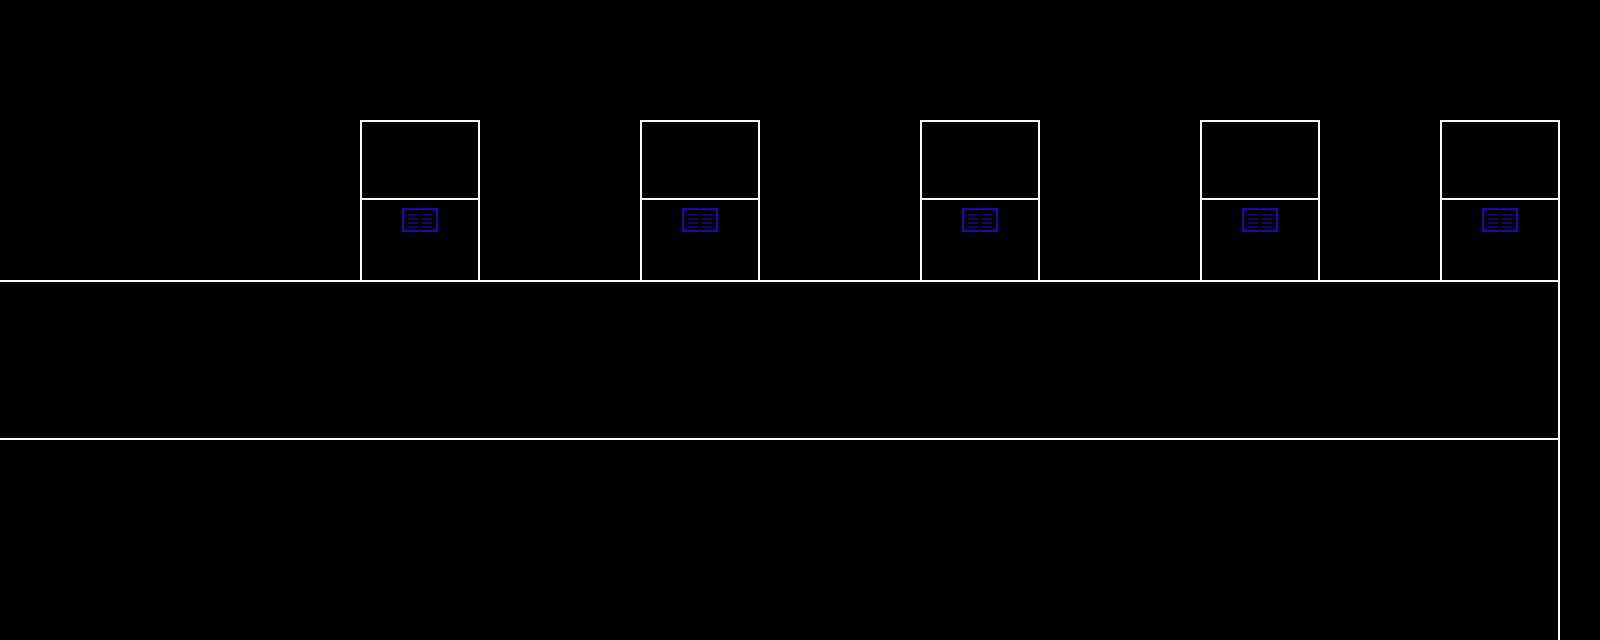

A level layout from a 2D game, rendered from its tile map. Below: a short description, then the map file with its tile-grid data intact:
An orthogonal 40x16 tile map with 40x40 px tiles, 2 tile layers (Tile Layer 1, Tile Layer 2), 2 tilesets and 19 objects (5x interactable, 4x forcefield, 4x toggle, transition, entry, ...).

<map version="1.9" tiledversion="1.9.0" orientation="orthogonal" renderorder="right-down" width="40" height="16" tilewidth="40" tileheight="40" infinite="0" nextlayerid="8" nextobjectid="20">
 <editorsettings>
  <export target="data.lua" format="lua" />
 </editorsettings>
 <properties>
  <property name="border" value="simple" />
  <property name="music" value="deltarune/wind_highplace" />
 </properties>
 <tileset firstgid="1" source="../../../../../../tilesets/thoughts.tsx" />
 <tileset firstgid="10" source="../../../../../../tilesets/devroom.tsx" />
 <objectgroup id="2" name="objects_bg" />
 <layer id="1" name="Tile Layer 1" width="40" height="16">
  <data encoding="csv">
0,0,0,0,0,0,0,0,0,0,0,0,0,0,0,0,0,0,0,0,0,0,0,0,0,0,0,0,0,0,0,0,0,0,0,0,0,0,0,0,
0,0,0,0,0,0,0,0,0,0,0,0,0,0,0,0,0,0,0,0,0,0,0,0,0,0,0,0,0,0,0,0,0,0,0,0,0,0,0,0,
0,0,0,0,0,0,0,0,0,0,0,0,0,0,0,0,0,0,0,0,0,0,0,0,0,0,0,0,0,0,0,0,0,0,0,0,0,0,0,0,
0,0,0,0,0,0,0,0,0,1,2,3,0,0,0,0,1,2,3,0,0,0,0,1,2,3,0,0,0,0,1,2,3,0,0,0,1,2,3,0,
0,0,0,0,0,0,0,0,0,7,8,9,0,0,0,0,7,8,9,0,0,0,0,7,8,9,0,0,0,0,7,8,9,0,0,0,7,8,9,0,
0,0,0,0,0,0,0,0,0,4,5,6,0,0,0,0,4,5,6,0,0,0,0,4,5,6,0,0,0,0,4,5,6,0,0,0,4,5,6,0,
0,0,0,0,0,0,0,0,0,4,5,6,0,0,0,0,4,5,6,0,0,0,0,4,5,6,0,0,0,0,4,5,6,0,0,0,4,5,6,0,
2,2,2,2,2,2,2,2,2,2,2,2,2,2,2,2,2,2,2,2,2,2,2,2,2,2,2,2,2,2,2,2,2,2,2,2,2,2,3,0,
5,5,5,5,5,5,5,5,5,5,5,5,5,5,5,5,5,5,5,5,5,5,5,5,5,5,5,5,5,5,5,5,5,5,5,5,5,5,6,0,
5,5,5,5,5,5,5,5,5,5,5,5,5,5,5,5,5,5,5,5,5,5,5,5,5,5,5,5,5,5,5,5,5,5,5,5,5,5,6,0,
8,8,8,8,8,8,8,8,8,8,8,8,8,8,8,8,8,8,8,8,8,8,8,8,8,8,8,8,8,8,8,8,8,8,8,8,8,8,9,0,
5,5,5,5,5,5,5,5,5,5,5,5,5,5,5,5,5,5,5,5,5,5,5,5,5,5,5,5,5,5,5,5,5,5,5,5,5,5,6,0,
5,5,5,5,5,5,5,5,5,5,5,5,5,5,5,5,5,5,5,5,5,5,5,5,5,5,5,5,5,5,5,5,5,5,5,5,5,5,6,0,
5,5,5,5,5,5,5,5,5,5,5,5,5,5,5,5,5,5,5,5,5,5,5,5,5,5,5,5,5,5,5,5,5,5,5,5,5,5,6,0,
5,5,5,5,5,5,5,5,5,5,5,5,5,5,5,5,5,5,5,5,5,5,5,5,5,5,5,5,5,5,5,5,5,5,5,5,5,5,6,0,
5,5,5,5,5,5,5,5,5,5,5,5,5,5,5,5,5,5,5,5,5,5,5,5,5,5,5,5,5,5,5,5,5,5,5,5,5,5,6,0
</data>
 </layer>
 <layer id="3" name="Tile Layer 2" width="40" height="16">
  <data encoding="csv">
0,0,0,0,0,0,0,0,0,0,0,0,0,0,0,0,0,0,0,0,0,0,0,0,0,0,0,0,0,0,0,0,0,0,0,0,0,0,0,0,
0,0,0,0,0,0,0,0,0,0,0,0,0,0,0,0,0,0,0,0,0,0,0,0,0,0,0,0,0,0,0,0,0,0,0,0,0,0,0,0,
0,0,0,0,0,0,0,0,0,0,0,0,0,0,0,0,0,0,0,0,0,0,0,0,0,0,0,0,0,0,0,0,0,0,0,0,0,0,0,0,
0,0,0,0,0,0,0,0,0,0,0,0,0,0,0,0,0,0,0,0,0,0,0,0,0,0,0,0,0,0,0,0,0,0,0,0,0,0,0,0,
0,0,0,0,0,0,0,0,0,0,0,0,0,0,0,0,0,0,0,0,0,0,0,0,0,0,0,0,0,0,0,0,0,0,0,0,0,0,0,0,
0,0,0,0,0,0,0,0,0,0,37,0,0,0,0,0,0,37,0,0,0,0,0,0,37,0,0,0,0,0,0,37,0,0,0,0,0,37,0,0,
0,0,0,0,0,0,0,0,0,0,0,0,0,0,0,0,0,0,0,0,0,0,0,0,0,0,0,0,0,0,0,0,0,0,0,0,0,0,0,0,
0,0,0,0,0,0,0,0,0,0,0,0,0,0,0,0,0,0,0,0,0,0,0,0,0,0,0,0,0,0,0,0,0,0,0,0,0,0,0,0,
0,0,0,0,0,0,0,0,0,0,0,0,0,0,0,0,0,0,0,0,0,0,0,0,0,0,0,0,0,0,0,0,0,0,0,0,0,0,0,0,
0,0,0,0,0,0,0,0,0,0,0,0,0,0,0,0,0,0,0,0,0,0,0,0,0,0,0,0,0,0,0,0,0,0,0,0,0,0,0,0,
0,0,0,0,0,0,0,0,0,0,0,0,0,0,0,0,0,0,0,0,0,0,0,0,0,0,0,0,0,0,0,0,0,0,0,0,0,0,0,0,
0,0,0,0,0,0,0,0,0,0,0,0,0,0,0,0,0,0,0,0,0,0,0,0,0,0,0,0,0,0,0,0,0,0,0,0,0,0,0,0,
0,0,0,0,0,0,0,0,0,0,0,0,0,0,0,0,0,0,0,0,0,0,0,0,0,0,0,0,0,0,0,0,0,0,0,0,0,0,0,0,
0,0,0,0,0,0,0,0,0,0,0,0,0,0,0,0,0,0,0,0,0,0,0,0,0,0,0,0,0,0,0,0,0,0,0,0,0,0,0,0,
0,0,0,0,0,0,0,0,0,0,0,0,0,0,0,0,0,0,0,0,0,0,0,0,0,0,0,0,0,0,0,0,0,0,0,0,0,0,0,0,
0,0,0,0,0,0,0,0,0,0,0,0,0,0,0,0,0,0,0,0,0,0,0,0,0,0,0,0,0,0,0,0,0,0,0,0,0,0,0,0
</data>
 </layer>
 <objectgroup id="4" name="collision">
  <object id="1" x="0" y="240" width="1560" height="40" />
  <object id="2" x="1560" y="280" width="40" height="160" />
  <object id="3" x="0" y="440" width="1560" height="40" />
 </objectgroup>
 <objectgroup id="5" name="objects">
  <object id="4" name="transition" x="-40" y="280" width="40" height="160">
   <properties>
    <property name="map" value="devhotel/rooms/room_001/thoughts/crossroads" />
    <property name="marker" value="east" />
   </properties>
  </object>
  <object id="5" name="forcefield" x="480" y="280" width="40" height="160" />
  <object id="6" name="forcefield" x="760" y="280" width="40" height="160" />
  <object id="7" name="forcefield" x="1040" y="280" width="40" height="160" />
  <object id="8" name="forcefield" x="1320" y="280" width="40" height="160" />
  <object id="9" name="interactable" x="400" y="240" width="40" height="40">
   <properties>
    <property name="cutscene" value="thoughts.quizhistory" />
   </properties>
  </object>
  <object id="10" name="interactable" x="680" y="240" width="40" height="40">
   <properties>
    <property name="cutscene" value="thoughts.quizgeography" />
   </properties>
  </object>
  <object id="11" name="interactable" x="960" y="240" width="40" height="40">
   <properties>
    <property name="cutscene" value="thoughts.quizflags" />
   </properties>
  </object>
  <object id="12" name="interactable" x="1240" y="240" width="40" height="40">
   <properties>
    <property name="cutscene" value="thoughts.quizgaming" />
   </properties>
  </object>
  <object id="13" name="interactable" x="1480" y="240" width="40" height="40">
   <properties>
    <property name="cutscene" value="thoughts.rightend" />
   </properties>
  </object>
 </objectgroup>
 <objectgroup id="6" name="markers">
  <object id="14" name="entry" x="40" y="360">
   <point />
  </object>
  <object id="15" name="spawn" x="320" y="360">
   <point />
  </object>
 </objectgroup>
 <objectgroup id="7" name="controllers">
  <object id="16" name="toggle" x="560" y="200">
   <properties>
    <property name="flag" value="!thoughts_quizhistory" />
    <property name="target" type="object" value="5" />
   </properties>
   <point />
  </object>
  <object id="17" name="toggle" x="840" y="200">
   <properties>
    <property name="flag" value="!thoughts_quizgeography" />
    <property name="target" type="object" value="6" />
   </properties>
   <point />
  </object>
  <object id="18" name="toggle" x="1120" y="200">
   <properties>
    <property name="flag" value="!thoughts_quizflags" />
    <property name="target" type="object" value="7" />
   </properties>
   <point />
  </object>
  <object id="19" name="toggle" x="1400" y="200">
   <properties>
    <property name="flag" value="!thoughts_quizgaming" />
    <property name="target" type="object" value="8" />
   </properties>
   <point />
  </object>
 </objectgroup>
</map>
